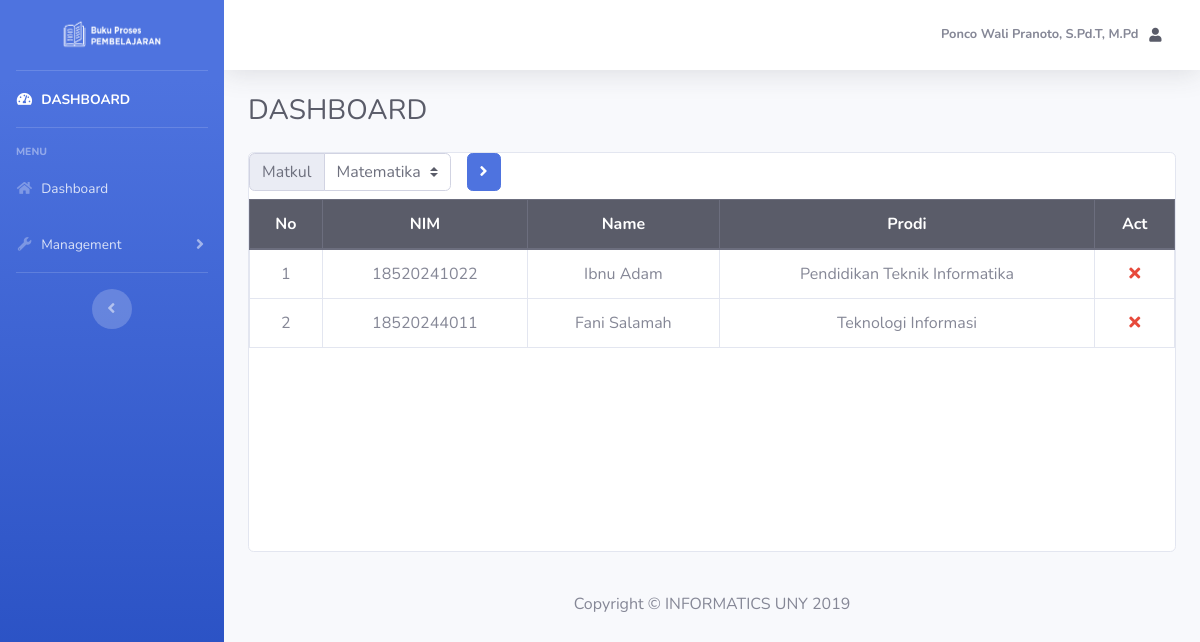
The app's page /dosen/index.php?page=manage_mhs (signed in) with its own data.
### tables this page shows
CREATE TABLE `mahasiswa` (
  `nim` varchar(11) NOT NULL,
  `name` varchar(50) DEFAULT NULL,
  `id_pr` int(6) DEFAULT NULL,
  `pass` varchar(20) DEFAULT NULL
);

CREATE TABLE `prodi` (
  `id` int(6) NOT NULL,
  `name` varchar(50) DEFAULT NULL,
  `jenjang` varchar(10) DEFAULT NULL,
  `id_jur` int(4) DEFAULT NULL
);

### dosen/manage_mhs.php (the view, shortened to what this page needs)
<form class="form-inline" method="post" action="">
    <div class="input-group mb-2">
        <div class="input-group-prepend">
            <div class="input-group-text">Matkul</div>
        </div>
        <select class="custom-select mr-sm-3" id="inlineFormCustomSelect" name="matkul">
            <?php
            $nip = $_SESSION['nip'];
            $sql = "SELECT DISTINCT mk.`id` AS `i`,mk.`name` AS `a` FROM mengampu AS m
             JOIN matkul AS mk ON m.`id_mk` = mk.`id`
             JOIN dosen AS dsn ON m.`nip` = dsn.`nip`
             LEFT JOIN mengambil AS am ON mk.`id` = am.`id_mk`
             JOIN mahasiswa AS mhs ON am.`nim` = mhs.`nim`
             LEFT JOIN prodi AS p ON mhs.`id_pr` = p.`id`
             WHERE dsn.`nip` = '$nip'";
            $result = $connect->query($sql);
            if ($result->num_rows > 0) {
                while ($row = $result->fetch_assoc()) {
                    echo '<option value=' . $row['i'] . '>' . $row['a'] . '</option>';
                }
            }
            ?>
        </select>
    </div>
    <button type="submit" class="btn btn-primary mb-2"><i class="fas fa-angle-right"></i></button>
</form>
<table class="table table-hover table-bordered">
    <thead align="center" class="thead-dark">
        <tr>
            <th scope="col">No</th>
            <th scope="col">NIM</th>
            <th scope="col">Name</th>
            <th scope="col">Prodi</th>
            <th scope="col">Act</th>
        </tr>
    </thead>
    <tbody align="center">
        <?php
        if (!isset($_POST['matkul'])) {
            $sql = "SELECT DISTINCT mhs.`nim` AS `a`, mhs.`name` AS `b`, p.`name` AS `c`, am.`id` AS `i` FROM mengampu AS m
             JOIN matkul AS mk ON m.`id_mk` = mk.`id`
             JOIN dosen AS dsn ON m.`nip` = dsn.`nip`
             LEFT JOIN mengambil AS am ON mk.`id` = am.`id_mk`
             JOIN mahasiswa AS mhs ON am.`nim` = mhs.`nim`
             LEFT JOIN prodi AS p ON mhs.`id_pr` = p.`id`
             WHERE (dsn.`nip` = '$nip') GROUP BY mhs.`nim` ORDER BY mhs.`nim`";
        }
        $result = $connect->query($sql);
        if ($result->num_rows > 0) {
            $no = 1;
            while ($row = $result->fetch_assoc()) {
                echo "<tr>";
                echo "<td>" . $no . "</td>";
                echo "<td>" . $row['a'] . "</td>";
                echo "<td>" . $row['b'] . "</td>";
                echo "<td>" . $row['c'] . "</td>";
                $id = $row['i'];
                echo "<td><a href=\"../backend/process.php?op=deleteAmbilDsn&id=$id\" class=\"text-danger\"><i class=\"fas fa-times\"></i></a></td>";
                echo "</tr>";
                $no++;
            }
        } else {
            echo "<tr>";
            echo "<td colspan=\"9\"> No more data </td>";
            echo "</tr>";
        }
        ?>
    </tbody>
</table>

### records on screen
mahasiswa: nim "18520241022", name "Ibnu Adam", id_pr.name "Pendidikan Teknik Informatika"
mahasiswa: nim "18520244011", name "Fani Salamah", id_pr.name "Teknologi Informasi"

### other values on screen
$name "Ponco Wali Pranoto, S.Pd.T, M.Pd"
$titledash "DASHBOARD"
form field matkul "Matematika"
